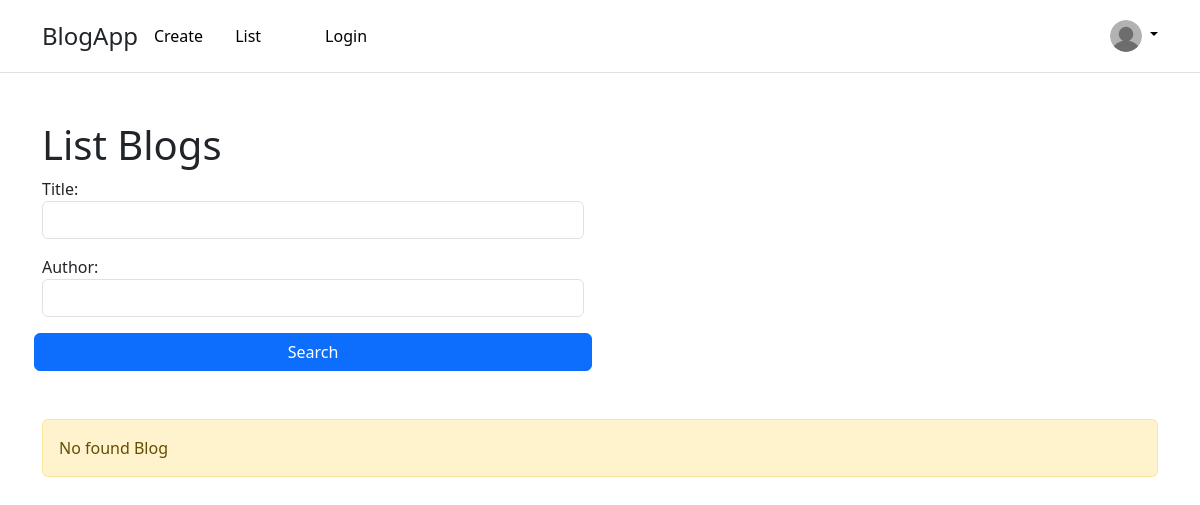
Before: /list-blog with the older database file.
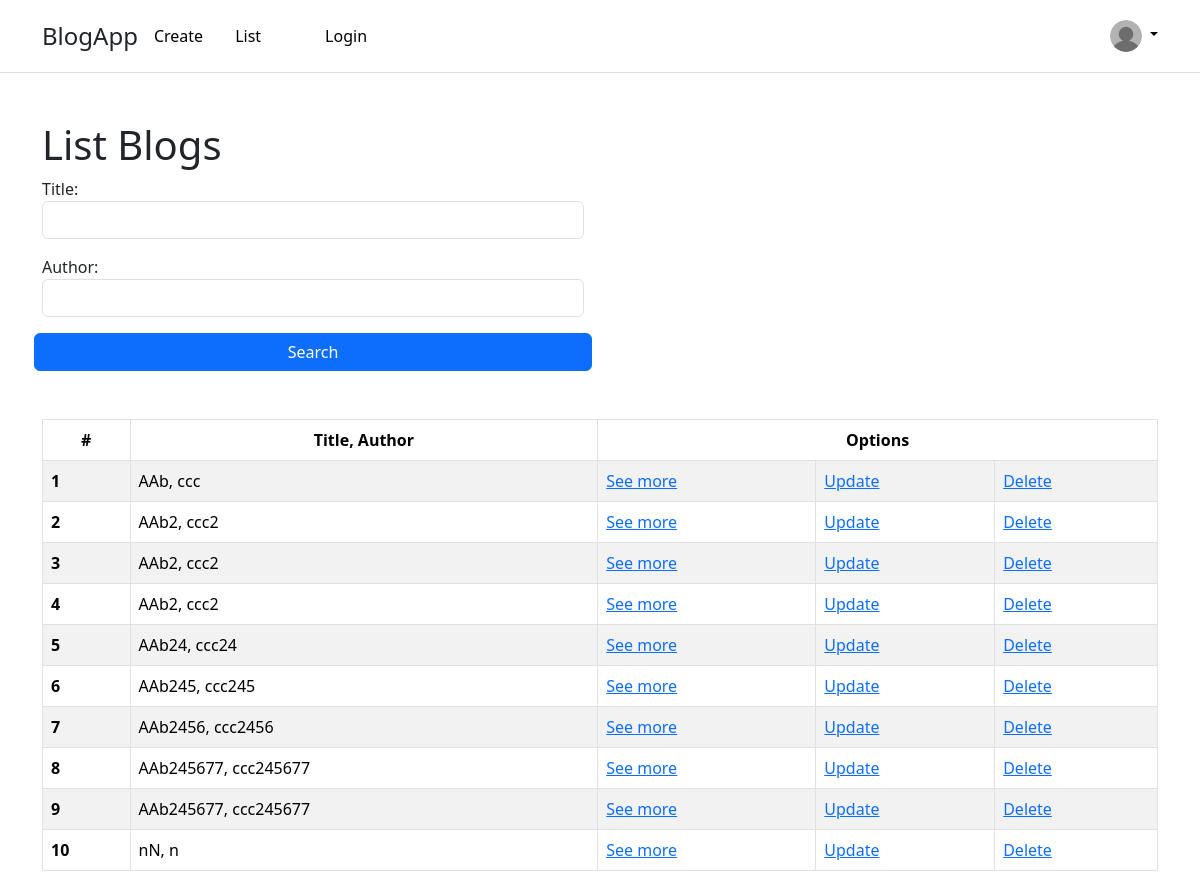
After: the same page with the newer database file.
### home/models.py (models this page shows)
class Blog(models.Model):
    id = models.UUIDField(primary_key=True, default=uuid.uuid4, editable=False)
    title = models.CharField(max_length=100)
    content = models.TextField()
    author = models.CharField(max_length=100)
    description = models.TextField(null=True, blank=True)
    publication_date = models.DateTimeField(null=True,blank=True)
    is_published = models.BooleanField(default=True)
    tags = models.CharField(max_length=200, null=True, blank=True)
    img_cover = models.ImageField(upload_to="blogs", null=True, blank=True)
    def __str__(self):
        return f"{self.title}, {self.author}"

### home/views.py (the view)
# urls.py: path('list-blog', list_blog, name="list_blog"),
def list_blog(request):
    blogs = Blog.objects.all()
    formContent = SearchBlog(request.GET)
    if formContent.is_valid():
        title_to_search = formContent.cleaned_data.get('title')
        author_to_search = formContent.cleaned_data.get('author')
        blogs = Blog.objects.filter( title__icontains = title_to_search , author__icontains= author_to_search)
    return render(request, 'home/list_blog.html', {'blogs' : blogs, 'formContent' : formContent})

### home/forms.py
class SearchBlog(forms.Form):
    title = forms.CharField(max_length=100, required=False,widget=forms.TextInput(attrs={'class': 'form-control'}))
    author = forms.CharField(max_length=100, required=False,widget=forms.TextInput(attrs={'class': 'form-control'}))

### home/templates/home/list_blog.html
{% extends "template_base.html" %}
{% block content %}
        {% block title_head %} <h1> List Blogs </h1> {% endblock title_head %}
        <form action="" class="row g-3" style="max-width: 50%">
            {{formContent}}
            <button class="btn btn-primary" type="submit">Search</button>
        </form>
        {% if blogs %}
            <table class="table table-striped table-bordered mt-5">
                <thead class="text-center">
                  <tr>
                    <th scope="col">#</th>
                    <th scope="col">Title, Author</th>
                    <th colspan="4">Options</th>
                  </tr>
                </thead>
                <tbody>
                {% for blog  in  blogs%}
                <tr>
                    <th scope="row">{{forloop.counter}}</th>
                    <td colspan="2">{{blog}}</td>
                    <td><a href={% url "details_blog" blog.id %}>See more</a></td>
                    <td><a href={% url "update_blog" blog.id %}>Update</a></td>
                    <td><a href={% url "delete_blog" blog.id %}>Delete</a></td>
                  </tr>
                {% endfor %}
            </tbody>
        </table>
        {% else %}
            <div class="mt-5 alert alert-warning" role="alert">No found Blog</div>
        {% endif %}
{% endblock content %}

### templates/template_base.html (shortened to what this page needs)
<!DOCTYPE html>
<html lang="en">
  {% load static %}
  <head>
    <link href="https://cdn.jsdelivr.net/npm/bootstrap@5.3.3/dist/css/bootstrap.min.css" rel="stylesheet" />
  </head>
  <body>
    <header class="p-3 mb-3 border-bottom">
        <div class="container">
          <div class="d-flex flex-wrap align-items-center justify-content-center justify-content-lg-start">
            <a class="navbar-brand fs-4" href="{% url 'home' %}">BlogApp</a>
            <ul class="nav col-12 col-lg-auto me-lg-auto mb-2 justify-content-center mb-md-0">
                <li><a class="nav-link link-body-emphasis" href="{% url 'create_blog' %}">Create</a></li>
                <li><a class="nav-link link-body-emphasis" href="{% url 'list_blog' %}">List</a></li>
                <li><a class="nav-link link-body-emphasis" href="{% url 'login' %}">{{ request.user.username }}</a></li>
                <li><a class="nav-link link-body-emphasis" href="{% url 'login' %}">Login</a></li>
            </ul>
            <div class="dropdown text-end">
              <a href="#" class="d-block link-body-emphasis text-decoration-none dropdown-toggle" data-bs-toggle="dropdown" aria-expanded="false">
                <img src={% static "assets/img/user.png" %} alt="mdo" width="32" height="32" class="rounded-circle">
              </a>
            </div>
          </div>
        </div>
      </header>
    <div class="mt-5 container">
      {% block content %}{% endblock %}
    </div>
  </body>
</html>

Changed rows visible on the page:
added Blog: title+author "AAb, ccc"
added Blog: title+author "AAb2, ccc2"
added Blog: title+author "AAb2, ccc2"
added Blog: title+author "AAb2, ccc2"
added Blog: title+author "AAb24, ccc24"
added Blog: title+author "AAb245, ccc245"
added Blog: title+author "AAb2456, ccc2456"
added Blog: title+author "AAb245677, ccc245677"
added Blog: title+author "AAb245677, ccc245677"
added Blog: title+author "nN, n"
Other visible differences:
text no longer shown: "No found Blog"
text now shown: "# Title, Author Options"
